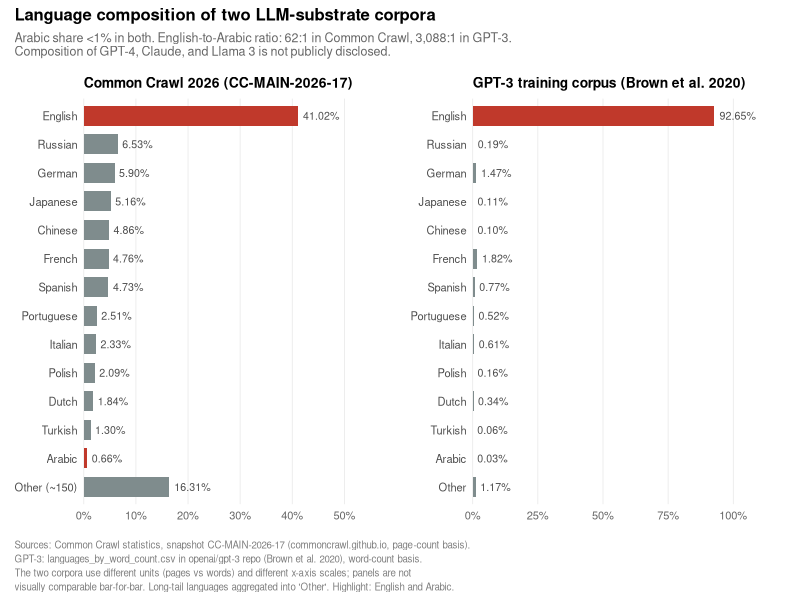
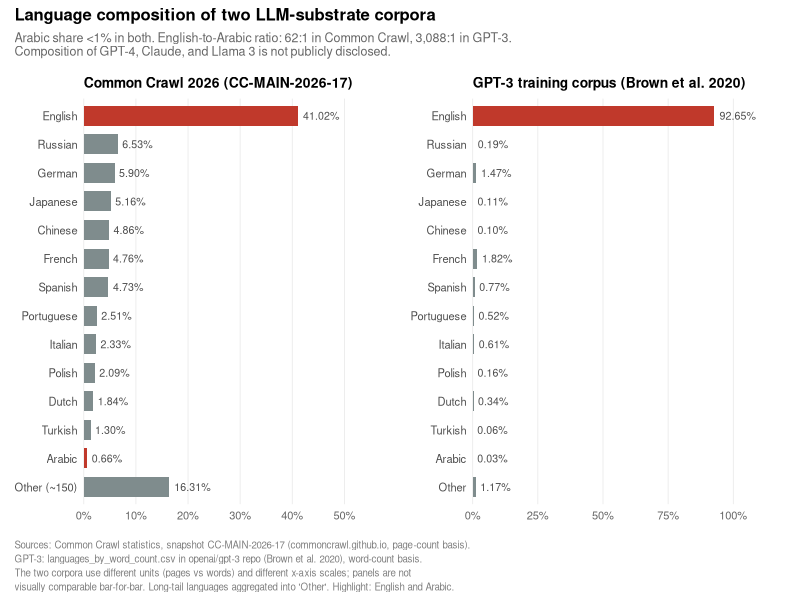

Source code (R) for these figures, in order:
# =====================================================================
# 02_language_composition.R
# Figure 2: Language composition of two LLM-substrate corpora.
#
# Left panel:  Common Crawl 2026 (CC-MAIN-2026-17) — page-count basis
# Right panel: GPT-3 training corpus (Brown et al., 2020) — word-count basis
#
# IMPORTANT: All percentages below are verified directly from primary
# sources (web-fetched 2026-05-10):
#   - CC: https://commoncrawl.github.io/cc-crawl-statistics/plots/languages
#   - GPT-3: https://raw.githubusercontent.com/openai/gpt-3/master/dataset_statistics/languages_by_word_count.csv
#
# The two corpora are NOT directly comparable in unit (pages vs words),
# but they are both substrates of the LLM ecosystem; the figure shows
# share-of-substrate side by side, not a quantitative equivalence.
#
# Author: Abdullah Tadmuri (100502844)
# Last updated: 2026-05-10
# =====================================================================

suppressPackageStartupMessages({
  library(ggplot2)
  library(dplyr)
  library(tibble)
  library(scales)
  library(patchwork)
})

# --- Data: Common Crawl CC-MAIN-2026-17 (verified) -------------------
cc_data <- tribble(
  ~language,    ~pct,
  "English",     41.02,
  "Russian",      6.53,
  "German",       5.90,
  "Japanese",     5.16,
  "Chinese",      4.86,
  "French",       4.76,
  "Spanish",      4.73,
  "Portuguese",   2.51,
  "Italian",      2.33,
  "Polish",       2.09,
  "Dutch",        1.84,
  "Turkish",      1.30,
  "Arabic",       0.66,
  "Other (~150)", 16.31  # residual after the 13 above
) %>% mutate(
  source = "Common Crawl 2026 (CC-MAIN-2026-17)",
  highlight = ifelse(language %in% c("English", "Arabic"), "highlight", "other")
)

# --- Data: GPT-3 (Brown et al. 2020 published dataset card) ---------
# Source: languages_by_word_count.csv in openai/gpt-3 repo, verified row-by-row
gpt3_data <- tribble(
  ~language,    ~pct,
  "English",    92.65,
  "Russian",     0.19,
  "German",      1.47,
  "Japanese",    0.11,
  "Chinese",     0.10,
  "French",      1.82,
  "Spanish",     0.77,
  "Portuguese",  0.52,
  "Italian",     0.61,
  "Polish",      0.16,
  "Dutch",       0.34,
  "Turkish",     0.06,
  "Arabic",      0.03,
  "Other",       1.17  # residual; includes Romanian, Finnish, Danish, Swedish, Norwegian etc.
) %>% mutate(
  source = "GPT-3 training corpus (Brown et al. 2020)",
  highlight = ifelse(language %in% c("English", "Arabic"), "highlight", "other")
)

# --- Consistent ordering across both panels --------------------------
lang_order <- c("English", "Russian", "German", "Japanese", "Chinese", "French",
                "Spanish", "Portuguese", "Italian", "Polish", "Dutch", "Turkish",
                "Arabic", "Other (~150)", "Other")

cc_data   <- cc_data   %>% mutate(language = factor(language, levels = rev(lang_order)))
gpt3_data <- gpt3_data %>% mutate(language = factor(language, levels = rev(lang_order)))

# --- Plot helper -----------------------------------------------------
# breaks: explicit tick positions so ggplot doesn't auto-extend past 100% on the GPT-3 panel.
make_panel <- function(d, title_text, x_max, x_breaks) {
  ggplot(d, aes(y = language, x = pct, fill = highlight)) +
    geom_col(width = 0.7) +
    geom_text(aes(label = sprintf("%.2f%%", pct)),
              hjust = -0.15, size = 2.7, colour = "grey30") +
    scale_fill_manual(values = c("highlight" = "#c0392b", "other" = "#7f8c8d"),
                      guide = "none") +
    scale_x_continuous(expand = expansion(mult = c(0, 0.20)),
                       limits = c(0, x_max),
                       breaks = x_breaks,
                       labels = function(x) paste0(x, "%")) +
    labs(title = title_text, x = NULL, y = NULL) +
    theme_minimal(base_size = 10) +
    theme(
      panel.grid.minor   = element_blank(),
      panel.grid.major.y = element_blank(),
      panel.grid.major.x = element_line(colour = "grey92", linewidth = 0.3),
      axis.text.y        = element_text(size = 8),
      axis.text.x        = element_text(size = 8, colour = "grey40"),
      plot.title         = element_text(face = "bold", size = 10)
    )
}

p_cc   <- make_panel(cc_data,   "Common Crawl 2026 (CC-MAIN-2026-17)",
                     x_max = 50,
                     x_breaks = c(0, 10, 20, 30, 40, 50))
p_gpt3 <- make_panel(gpt3_data, "GPT-3 training corpus (Brown et al. 2020)",
                     x_max = 100,
                     x_breaks = c(0, 25, 50, 75, 100))

# --- Combine ---------------------------------------------------------
p2 <- (p_cc | p_gpt3) +
  plot_annotation(
    title    = "Language composition of two LLM-substrate corpora",
    subtitle = "Arabic share <1% in both. English-to-Arabic ratio: 62:1 in Common Crawl, 3,088:1 in GPT-3.\nComposition of GPT-4, Claude, and Llama 3 is not publicly disclosed.",
    caption  = paste0(
      "Sources: Common Crawl statistics, snapshot CC-MAIN-2026-17 (commoncrawl.github.io, page-count basis).\n",
      "GPT-3: languages_by_word_count.csv in openai/gpt-3 repo (Brown et al. 2020), word-count basis.\n",
      "The two corpora use different units (pages vs words) and different x-axis scales; panels are not\n",
      "visually comparable bar-for-bar. Long-tail languages aggregated into 'Other'. Highlight: English and Arabic.",
      ""
    ),
    theme = theme(
      plot.title    = element_text(face = "bold", size = 12),
      plot.subtitle = element_text(colour = "grey40", size = 9, margin = margin(b = 8)),
      plot.caption  = element_text(colour = "grey50", hjust = 0, size = 7,
                                   lineheight = 1.2, margin = margin(t = 8))
    )
  )

# --- Save ------------------------------------------------------------
out_pdf <- "../figures/fig2_language_composition.pdf"
out_png <- "../figures/fig2_language_composition.png"

pdf(out_pdf, width = 9.0, height = 5.5)
print(p2)
dev.off()
ggsave(out_png, p2, width = 9.0, height = 5.5, dpi = 300)

message("Figure 2 saved: ", out_pdf)
message("Figure 2 saved: ", out_png)
